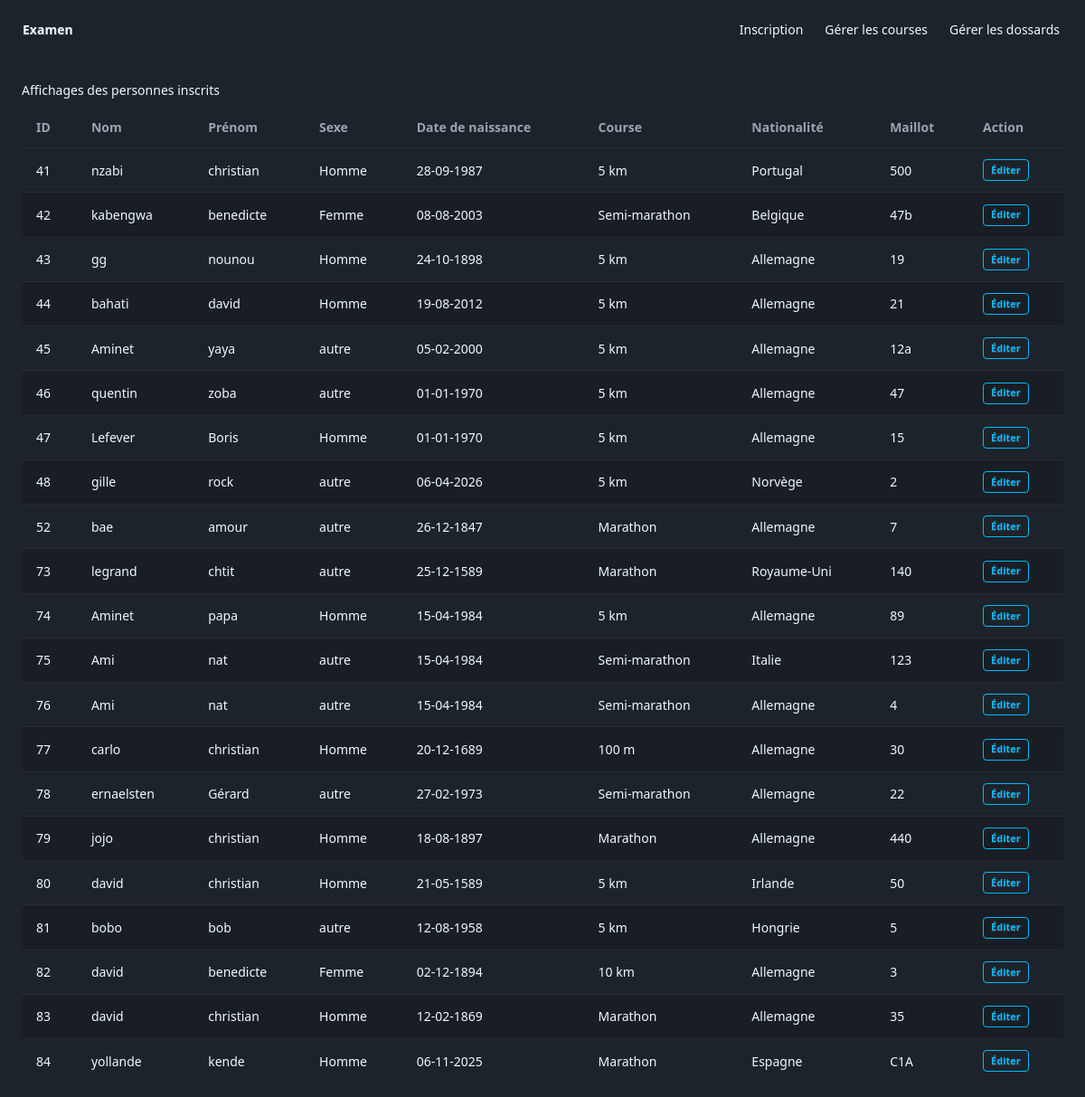
Page /affichage_personne.php on the earlier database version.
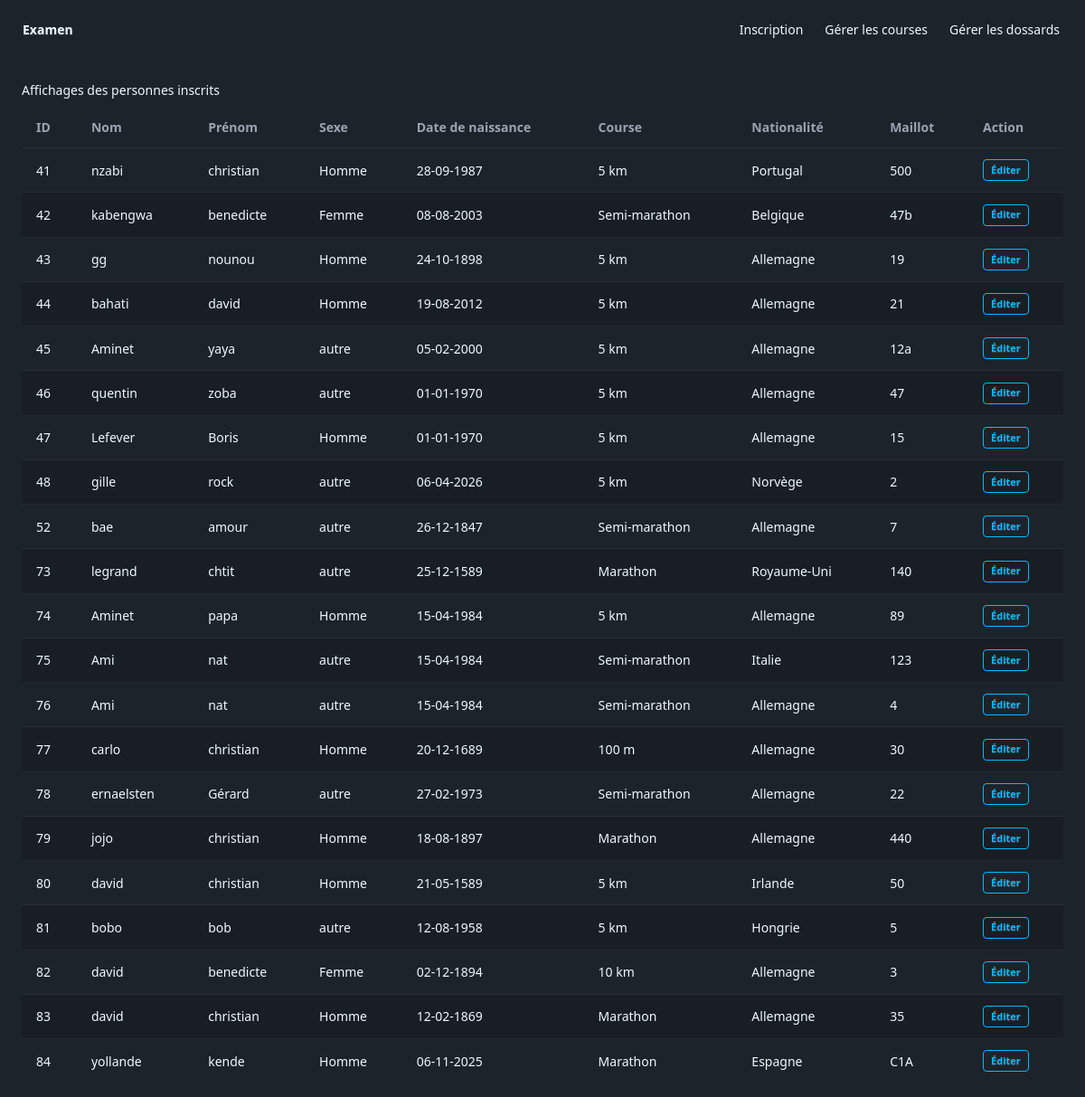
Same page on the later database version.
### tables this page shows
CREATE TABLE personnes (
    id_personne INTEGER PRIMARY KEY AUTOINCREMENT,
    nom         TEXT,
    prenom      TEXT,
    sexe        TEXT,
    date_naissance DATE,
    courses     TEXT,
    club        TEXT,
    non_partant INT,
    nationalite TEXT,
    id_maillot   INTEGER UNIQUE,
    FOREIGN KEY (id_maillot) REFERENCES maillots(id_maillot)
);

CREATE TABLE maillots (
    id_maillot INTEGER PRIMARY KEY AUTOINCREMENT,
    numero     TEXT UNIQUE
);

### affichage_personne.php (the view, shortened to what this page needs)
<?php
try {
    $pdo = new PDO('sqlite:bd.sqlite');
    $pdo->setAttribute(PDO::ATTR_ERRMODE, PDO::ERRMODE_EXCEPTION);
    $rqt = "SELECT  p.id_personne,
                    p.nom,
                    p.prenom,
                    p.sexe,
                    p.date_naissance,
                    p.courses,
                    p.nationalite,
                    m.numero AS numero_maillot
            FROM personnes p
            LEFT JOIN maillots m ON p.id_maillot = m.id_maillot
            WHERE sexe IS NOT NULL
            ORDER BY p.id_personne ASC";
    $exu  = $pdo->prepare($rqt);
    $exu->execute();
    $tabs = $exu->fetchAll(PDO::FETCH_ASSOC);
} catch (Exception $e) {
    die('Erreur : ' . $e->getMessage());
}
?>
<!DOCTYPE html>
<html lang="fr" data-theme="dark">
<head>
    <link href="https://cdn.jsdelivr.net/npm/daisyui@5" rel="stylesheet" type="text/css" />
    <script src="https://cdn.jsdeliver.net/npm/@tailwindcss/browser@4"></script>
</head>
<body class="min-h-screen flex flex-col items-center bg-black">
<div class="navbar bg-base-100 shadow-md w-full max-w-4xl mb-6">
  <div class="navbar-start">
    <a class="btn btn-ghost text-xl font-bold">Examen</a>
  </div>
  <div class="navbar-end">
    <ul class="menu menu-horizontal px-1">
      <li><a href="index.php">Inscription</a></li>
      <li><a href="mis_jours.php">Gérer les courses</a></li>
      <li><a href="dossards.php">Gérer les dossards</a></li>
    </ul>
  </div>
</div>
<div class="w-full max-w-3xl">
  <div class="card w-full bg-base-100 shadow-xl">
    <div class="card-body">
      <h1 class="text-2xl font-bold mb-4 text-center">
        Affichages des personnes inscrits
      </h1>
      <div class="overflow-x-auto">
       <table class="table table-zebra">
         <thead>
           <tr>
             <th>ID</th>
             <th>Nom</th>
             <th>Prénom</th>
             <th>Sexe</th>
             <th>Date de naissance</th>
             <th>Course</th>
             <th>Nationalité</th>
             <th>Maillot</th>
             <th>Action</th>
           </tr>
         </thead>
         <tbody>
         <?php foreach ($tabs as $tas): ?>
           <tr class="hover">
             <td><?= htmlspecialchars($tas['id_personne']) ?></td>
             <td class="font-semibold"><?= htmlspecialchars($tas['nom']) ?></td>
             <td><?= htmlspecialchars($tas['prenom']) ?></td>
             <td><?= htmlspecialchars($tas['sexe']) ?></td>
             <td>
               <?php
                 $dateBrute = $tas['date_naissance'];
                 $dat_Af    = date('d-m-Y', strtotime($dateBrute));
                 echo htmlspecialchars($dat_Af);
               ?>
             </td>
             <td><?= htmlspecialchars($tas['courses']) ?></td>
             <td><?= htmlspecialchars($tas['nationalite']) ?></td>
             <td><?= htmlspecialchars($tas['numero_maillot']) ?></td>
             <td>
               <a href="modif_personne.php?id_personne=<?= htmlspecialchars($tas['id_personne']) ?>"
                  class="btn btn-xs btn-info btn-outline">
                 Éditer
               </a>
             </td>
           </tr>
         <?php endforeach; ?>
         </tbody>
       </table>
      </div>
    </div>
  </div>
</div>
</body>
</html>

Differences in the rows shown:
changed personnes "bae": courses "Marathon" → "Semi-marathon"
